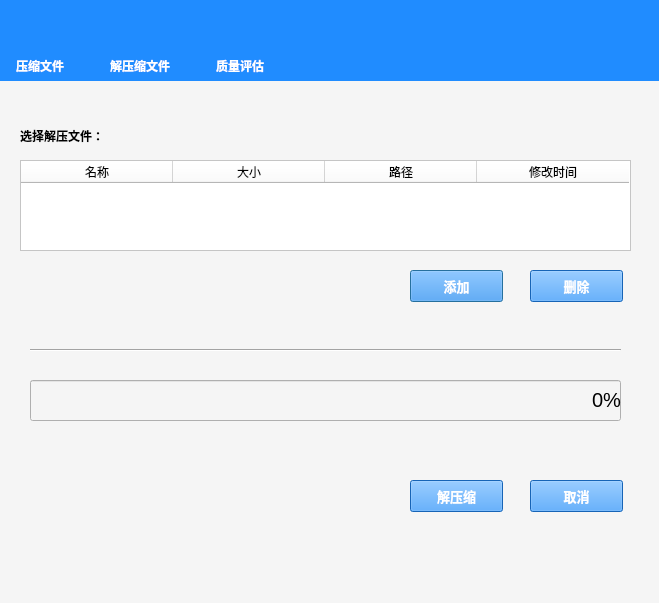
<?xml version="1.0" encoding="UTF-8"?>
<ui version="4.0">
 <class>DiscompressUI</class>
 <widget class="QDialog" name="DiscompressUI">
  <property name="geometry">
   <rect>
    <x>0</x>
    <y>0</y>
    <width>659</width>
    <height>603</height>
   </rect>
  </property>
  <property name="windowTitle">
   <string>解压缩界面</string>
  </property>
  <property name="styleSheet">
   <string notr="true">background-color: rgb(245, 245, 245);</string>
  </property>
  <widget class="QProgressBar" name="dis_progressBar">
   <property name="geometry">
    <rect>
     <x>30</x>
     <y>380</y>
     <width>591</width>
     <height>41</height>
    </rect>
   </property>
   <property name="font">
    <font>
     <pointsize>15</pointsize>
    </font>
   </property>
   <property name="styleSheet">
    <string notr="true">QProgressBar::chunk { background-color: rgb(32, 140, 255) }
QProgressBar { text-align: right }</string>
   </property>
   <property name="value">
    <number>0</number>
   </property>
  </widget>
  <widget class="QTableWidget" name="file_info">
   <property name="geometry">
    <rect>
     <x>20</x>
     <y>160</y>
     <width>611</width>
     <height>91</height>
    </rect>
   </property>
   <property name="styleSheet">
    <string notr="true">background-color: rgb(255, 255, 255);</string>
   </property>
   <property name="lineWidth">
    <number>3</number>
   </property>
   <property name="sizeAdjustPolicy">
    <enum>QAbstractScrollArea::AdjustToContents</enum>
   </property>
   <property name="showGrid">
    <bool>false</bool>
   </property>
   <property name="rowCount">
    <number>0</number>
   </property>
   <attribute name="horizontalHeaderVisible">
    <bool>true</bool>
   </attribute>
   <attribute name="horizontalHeaderCascadingSectionResizes">
    <bool>false</bool>
   </attribute>
   <attribute name="horizontalHeaderMinimumSectionSize">
    <number>28</number>
   </attribute>
   <attribute name="horizontalHeaderDefaultSectionSize">
    <number>152</number>
   </attribute>
   <attribute name="verticalHeaderVisible">
    <bool>false</bool>
   </attribute>
   <attribute name="verticalHeaderMinimumSectionSize">
    <number>37</number>
   </attribute>
   <attribute name="verticalHeaderDefaultSectionSize">
    <number>45</number>
   </attribute>
   <column>
    <property name="text">
     <string>名称</string>
    </property>
   </column>
   <column>
    <property name="text">
     <string>大小</string>
    </property>
   </column>
   <column>
    <property name="text">
     <string>路径</string>
    </property>
   </column>
   <column>
    <property name="text">
     <string>修改时间</string>
    </property>
   </column>
  </widget>
  <widget class="QPushButton" name="scan_file">
   <property name="geometry">
    <rect>
     <x>410</x>
     <y>270</y>
     <width>93</width>
     <height>32</height>
    </rect>
   </property>
   <property name="font">
    <font>
     <family>Adobe Devanagari</family>
     <pointsize>10</pointsize>
     <weight>75</weight>
     <bold>true</bold>
    </font>
   </property>
   <property name="styleSheet">
    <string notr="true">background-color: rgb(32, 140, 255);
color: rgb(255, 255, 255);</string>
   </property>
   <property name="text">
    <string>添加</string>
   </property>
  </widget>
  <widget class="QPushButton" name="delete_file">
   <property name="geometry">
    <rect>
     <x>530</x>
     <y>270</y>
     <width>93</width>
     <height>32</height>
    </rect>
   </property>
   <property name="font">
    <font>
     <family>Adobe Devanagari</family>
     <pointsize>10</pointsize>
     <weight>75</weight>
     <bold>true</bold>
    </font>
   </property>
   <property name="styleSheet">
    <string notr="true">background-color: rgb(32, 140, 255);
color: rgb(255, 255, 255);</string>
   </property>
   <property name="text">
    <string>删除</string>
   </property>
  </widget>
  <widget class="Line" name="line">
   <property name="geometry">
    <rect>
     <x>30</x>
     <y>340</y>
     <width>591</width>
     <height>21</height>
    </rect>
   </property>
   <property name="orientation">
    <enum>Qt::Horizontal</enum>
   </property>
  </widget>
  <widget class="QLabel" name="label_3">
   <property name="geometry">
    <rect>
     <x>20</x>
     <y>120</y>
     <width>121</width>
     <height>31</height>
    </rect>
   </property>
   <property name="font">
    <font>
     <family>Adobe Devanagari</family>
     <weight>75</weight>
     <bold>true</bold>
    </font>
   </property>
   <property name="styleSheet">
    <string notr="true">color: rgb(0, 0, 0);</string>
   </property>
   <property name="text">
    <string>选择解压文件：</string>
   </property>
  </widget>
  <widget class="QPushButton" name="comfirm_decompress">
   <property name="geometry">
    <rect>
     <x>410</x>
     <y>480</y>
     <width>93</width>
     <height>32</height>
    </rect>
   </property>
   <property name="font">
    <font>
     <family>Adobe Devanagari</family>
     <pointsize>10</pointsize>
     <weight>75</weight>
     <bold>true</bold>
    </font>
   </property>
   <property name="styleSheet">
    <string notr="true">background-color: rgb(32, 140, 255);
color: rgb(255, 255, 255);</string>
   </property>
   <property name="text">
    <string>解压缩</string>
   </property>
  </widget>
  <widget class="QPushButton" name="cancel_decompress">
   <property name="geometry">
    <rect>
     <x>530</x>
     <y>480</y>
     <width>93</width>
     <height>32</height>
    </rect>
   </property>
   <property name="font">
    <font>
     <family>Adobe Devanagari</family>
     <pointsize>10</pointsize>
     <weight>75</weight>
     <bold>true</bold>
    </font>
   </property>
   <property name="styleSheet">
    <string notr="true">background-color: rgb(32, 140, 255);
color: rgb(255, 255, 255);</string>
   </property>
   <property name="text">
    <string>取消</string>
   </property>
  </widget>
  <widget class="QWidget" name="widget" native="true">
   <property name="geometry">
    <rect>
     <x>0</x>
     <y>0</y>
     <width>661</width>
     <height>81</height>
    </rect>
   </property>
   <property name="styleSheet">
    <string notr="true">background-color: rgb(32, 140, 255);</string>
   </property>
   <widget class="QPushButton" name="btn_com">
    <property name="geometry">
     <rect>
      <x>20</x>
      <y>0</y>
      <width>61</width>
      <height>51</height>
     </rect>
    </property>
    <property name="font">
     <font>
      <family>Adobe Devanagari</family>
      <pointsize>14</pointsize>
      <weight>75</weight>
      <bold>true</bold>
     </font>
    </property>
    <property name="styleSheet">
     <string notr="true">border-radius:100px;</string>
    </property>
    <property name="text">
     <string/>
    </property>
    <property name="icon">
     <iconset resource="../../../Compress/DataCompress/dcmp/picture.qrc">
      <normaloff>:/image/10.png</normaloff>:/image/10.png</iconset>
    </property>
    <property name="iconSize">
     <size>
      <width>50</width>
      <height>50</height>
     </size>
    </property>
    <property name="autoRepeat">
     <bool>false</bool>
    </property>
   </widget>
   <widget class="QPushButton" name="btn_dis">
    <property name="geometry">
     <rect>
      <x>120</x>
      <y>0</y>
      <width>61</width>
      <height>51</height>
     </rect>
    </property>
    <property name="font">
     <font>
      <family>Adobe Devanagari</family>
      <pointsize>14</pointsize>
      <weight>75</weight>
      <bold>true</bold>
     </font>
    </property>
    <property name="styleSheet">
     <string notr="true">border-radius:100px;</string>
    </property>
    <property name="text">
     <string/>
    </property>
    <property name="icon">
     <iconset resource="../../../Compress/DataCompress/dcmp/picture.qrc">
      <normaloff>:/image/11.png</normaloff>:/image/11.png</iconset>
    </property>
    <property name="iconSize">
     <size>
      <width>50</width>
      <height>50</height>
     </size>
    </property>
   </widget>
   <widget class="QPushButton" name="btn_eva">
    <property name="geometry">
     <rect>
      <x>220</x>
      <y>0</y>
      <width>61</width>
      <height>51</height>
     </rect>
    </property>
    <property name="font">
     <font>
      <family>Adobe Devanagari</family>
      <pointsize>14</pointsize>
      <weight>75</weight>
      <bold>true</bold>
     </font>
    </property>
    <property name="styleSheet">
     <string notr="true">border-radius:100px;</string>
    </property>
    <property name="text">
     <string/>
    </property>
    <property name="icon">
     <iconset resource="../../../Compress/DataCompress/dcmp/picture.qrc">
      <normaloff>:/image/12.png</normaloff>:/image/12.png</iconset>
    </property>
    <property name="iconSize">
     <size>
      <width>50</width>
      <height>50</height>
     </size>
    </property>
    <property name="autoRepeat">
     <bool>false</bool>
    </property>
   </widget>
   <widget class="QLabel" name="label_7">
    <property name="geometry">
     <rect>
      <x>10</x>
      <y>50</y>
      <width>81</width>
      <height>31</height>
     </rect>
    </property>
    <property name="font">
     <font>
      <family>Adobe Devanagari</family>
      <weight>75</weight>
      <bold>true</bold>
     </font>
    </property>
    <property name="styleSheet">
     <string notr="true">color: rgb(255, 255, 255);
background：transparent；</string>
    </property>
    <property name="text">
     <string>  压缩文件</string>
    </property>
   </widget>
   <widget class="QLabel" name="label_8">
    <property name="geometry">
     <rect>
      <x>110</x>
      <y>50</y>
      <width>91</width>
      <height>31</height>
     </rect>
    </property>
    <property name="font">
     <font>
      <family>Adobe Devanagari</family>
      <weight>75</weight>
      <bold>true</bold>
     </font>
    </property>
    <property name="styleSheet">
     <string notr="true">color: rgb(255, 255, 255);
background：transparent；</string>
    </property>
    <property name="text">
     <string>解压缩文件</string>
    </property>
   </widget>
   <widget class="QLabel" name="label_9">
    <property name="geometry">
     <rect>
      <x>210</x>
      <y>50</y>
      <width>81</width>
      <height>31</height>
     </rect>
    </property>
    <property name="font">
     <font>
      <family>Adobe Devanagari</family>
      <weight>75</weight>
      <bold>true</bold>
     </font>
    </property>
    <property name="styleSheet">
     <string notr="true">color: rgb(255, 255, 255);
background：transparent；</string>
    </property>
    <property name="text">
     <string>  质量评估</string>
    </property>
   </widget>
  </widget>
 </widget>
 <resources>
  <include location="../../../Compress/DataCompress/dcmp/picture.qrc"/>
 </resources>
 <connections>
  <connection>
   <sender>comfirm_decompress</sender>
   <signal>clicked()</signal>
   <receiver>DiscompressUI</receiver>
   <slot>confirm_decompress()</slot>
   <hints>
    <hint type="sourcelabel">
     <x>420</x>
     <y>509</y>
    </hint>
    <hint type="destinationlabel">
     <x>149</x>
     <y>374</y>
    </hint>
   </hints>
  </connection>
  <connection>
   <sender>cancel_decompress</sender>
   <signal>clicked()</signal>
   <receiver>DiscompressUI</receiver>
   <slot>delete_decomfile()</slot>
   <hints>
    <hint type="sourcelabel">
     <x>619</x>
     <y>509</y>
    </hint>
    <hint type="destinationlabel">
     <x>574</x>
     <y>364</y>
    </hint>
   </hints>
  </connection>
  <connection>
   <sender>scan_file</sender>
   <signal>clicked()</signal>
   <receiver>DiscompressUI</receiver>
   <slot>select_decomfile()</slot>
   <hints>
    <hint type="sourcelabel">
     <x>438</x>
     <y>301</y>
    </hint>
    <hint type="destinationlabel">
     <x>292</x>
     <y>232</y>
    </hint>
   </hints>
  </connection>
  <connection>
   <sender>delete_file</sender>
   <signal>clicked()</signal>
   <receiver>DiscompressUI</receiver>
   <slot>delete_decomfile()</slot>
   <hints>
    <hint type="sourcelabel">
     <x>556</x>
     <y>301</y>
    </hint>
    <hint type="destinationlabel">
     <x>527</x>
     <y>267</y>
    </hint>
   </hints>
  </connection>
  <connection>
   <sender>btn_com</sender>
   <signal>clicked()</signal>
   <receiver>DiscompressUI</receiver>
   <slot>to_comUI()</slot>
   <hints>
    <hint type="sourcelabel">
     <x>43</x>
     <y>26</y>
    </hint>
    <hint type="destinationlabel">
     <x>180</x>
     <y>103</y>
    </hint>
   </hints>
  </connection>
  <connection>
   <sender>btn_eva</sender>
   <signal>clicked()</signal>
   <receiver>DiscompressUI</receiver>
   <slot>to_evaUI()</slot>
   <hints>
    <hint type="sourcelabel">
     <x>251</x>
     <y>33</y>
    </hint>
    <hint type="destinationlabel">
     <x>552</x>
     <y>100</y>
    </hint>
   </hints>
  </connection>
 </connections>
 <slots>
  <slot>select_decomfile()</slot>
  <slot>confirm_decompress()</slot>
  <slot>cancel_decompress()</slot>
  <slot>to_evaluate()</slot>
  <slot>delete_decomfile()</slot>
  <slot>to_comUI()</slot>
  <slot>to_decomUI()</slot>
  <slot>to_evaUI()</slot>
 </slots>
</ui>
